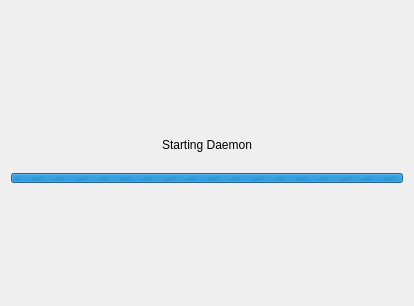
<?xml version="1.0" encoding="UTF-8"?>
<ui version="4.0">
 <class>StartView</class>
 <widget class="QWidget" name="StartView">
  <property name="geometry">
   <rect>
    <x>0</x>
    <y>0</y>
    <width>414</width>
    <height>306</height>
   </rect>
  </property>
  <property name="windowTitle">
   <string>Form</string>
  </property>
  <layout class="QVBoxLayout" name="verticalLayout">
   <item>
    <spacer name="verticalSpacer_2">
     <property name="orientation">
      <enum>Qt::Vertical</enum>
     </property>
     <property name="sizeHint" stdset="0">
      <size>
       <width>20</width>
       <height>100</height>
      </size>
     </property>
    </spacer>
   </item>
   <item>
    <widget class="QWidget" name="widget" native="true">
     <layout class="QHBoxLayout" name="horizontalLayout">
      <item>
       <spacer name="horizontalSpacer">
        <property name="orientation">
         <enum>Qt::Horizontal</enum>
        </property>
        <property name="sizeHint" stdset="0">
         <size>
          <width>40</width>
          <height>20</height>
         </size>
        </property>
       </spacer>
      </item>
      <item>
       <widget class="QLabel" name="status_label">
        <property name="text">
         <string>Starting Daemon</string>
        </property>
       </widget>
      </item>
      <item>
       <spacer name="horizontalSpacer_2">
        <property name="orientation">
         <enum>Qt::Horizontal</enum>
        </property>
        <property name="sizeHint" stdset="0">
         <size>
          <width>40</width>
          <height>20</height>
         </size>
        </property>
       </spacer>
      </item>
     </layout>
    </widget>
   </item>
   <item>
    <widget class="QProgressBar" name="status_progress">
     <property name="minimumSize">
      <size>
       <width>0</width>
       <height>10</height>
      </size>
     </property>
     <property name="maximumSize">
      <size>
       <width>16777215</width>
       <height>4</height>
      </size>
     </property>
     <property name="maximum">
      <number>0</number>
     </property>
     <property name="value">
      <number>-1</number>
     </property>
    </widget>
   </item>
   <item>
    <spacer name="verticalSpacer">
     <property name="orientation">
      <enum>Qt::Vertical</enum>
     </property>
     <property name="sizeHint" stdset="0">
      <size>
       <width>20</width>
       <height>100</height>
      </size>
     </property>
    </spacer>
   </item>
  </layout>
 </widget>
 <resources/>
 <connections/>
</ui>
